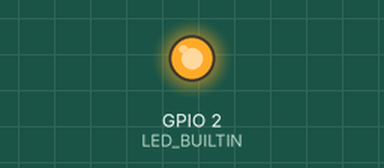
Simulated run of this sketch. Board: ESP32. On the bench: output pins drawn as LEDs (lit = HIGH).

Above: at 1.0 s.
At 3.0 s:
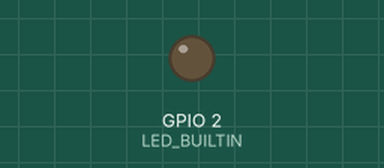
Timing chart, 0 to 5.2 s (numbered marks = the images above):
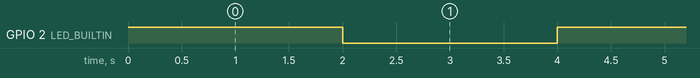

Measured:
- by itself, GPIO 2 (LED_BUILTIN): alternates HIGH for 2.0 s and LOW for 2.0 s

The sketch:

test_esp32.ino
```cpp
#define LED_BUILTIN 2

void setup() {
  pinMode(LED_BUILTIN, OUTPUT);
}

void loop() {
  digitalWrite(LED_BUILTIN, HIGH);
  delay(2000);
  digitalWrite(LED_BUILTIN, LOW);
  delay(2000);
}
```
